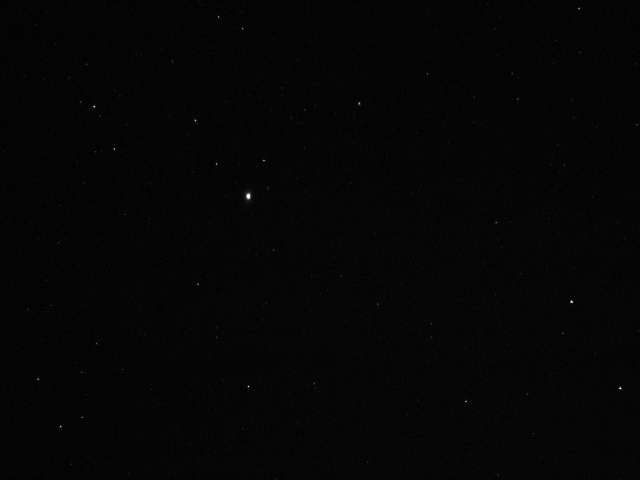
#> input picture granasat/catalog/test_images/vega_05sec.jpg, 1280 x 960 px (shown at 1/2 size); the run also reads 1 picture not shown here
$ python test_angles.py
#> lines starting #> are read from the running program, lines starting #| are printed output that depends on the picture; after the words box and inside, x2 and y2 are one past the last pixel; in counts of white or black regions, pixels touching at a corner belong together; long printed decimals are rounded
### granasat/catalog/image_star.py
import math
import numpy as np
from math import cos, atan, atan2, sin, sqrt, pi

class Centroid:
    def __init__(self, x, y):
        self.x = x
        self.y = y


class ImageStar:
    """Represents an image star"""
    FOCAL_LENGTH = 2657.33
    CENTER_X = 666
    CENTER_Y = 440

    def __init__(self, centroid, brightness, perimeter=0, area=0):
        self.centroid = centroid
        self.brightness = brightness
        self.perimeter = perimeter
        self.area = area
        self.real_star = None
        self.wcs_coords = None
        self.labeled = False

    # [4 lines left out: function __eq__, not called in this run]

    def __repr__(self):
        # return f"[{self.centroid.x}, {self.centroid.y}, {self.real_star}]"
        return f"{self.real_star.hip_number}"

    def __str__(self):
        return f"[{self.centroid.x}, {self.centroid.y}, {self.real_star}]"

    # [23 lines left out: functions get_unitary_vector, get_distance, not called in this run]

    def set_real_star(self, star):
        """Match this ImageStar with a real Star"""
        self.real_star = star

    def set_wcs_coords(self, coords):
        self.wcs_coords = coords

    def get_wcs_coords(self):
        return self.wcs_coords

    def set_labeled(self):
        self.labeled = True

    def is_labeled(self):
        return self.labeled

### granasat/catalog/catalog.py
#!/usr/bin/env python3
import csv
import json
import numpy as np
from star import Star
from image_star import ImageStar

class Catalog:
    def __init__(self, hip_csv, guide_stars_csv, guide_stars_labels_csv=None,
                 guide_neighbours_json=None):
        self._hip_catalog = {}
        self._guide_stars = []
        self._guide_stars_catalog = []
        self._guide_neighbours_catalog = {}
        self._fov_catalog = []
        self._load_hip_catalog(hip_csv)
        self._load_guide_stars_catalog(guide_stars_csv)
        self._label_guide_stars(guide_stars_labels_csv)
        if guide_neighbours_json is not None:
            self._load_guide_neighbours_catalog(guide_neighbours_json)
        # self.generate_fov_catalog()

    def _load_hip_catalog(self, hip_csv):
        """Main catalog in a dictionary and a Star object"""
        with open(hip_csv, 'r') as csv_file:
            csv_reader = csv.DictReader(csv_file)
            for row in csv_reader:
                star = Star(row['HIP_number'], float(row['ra_degrees']),
                            float(row['dec_degrees']), row['promora'],
                            row['promodec'], row['parallax'],
                            float(row['vmag']))
                self._hip_catalog[row['HIP_number']] = star

    # [208 lines left out: functions _load_guide_stars_catalog, _label_guide_stars, _load_guide_neighbours_catalog, generate_fov_catalog, get_star_by_id, get_pairs_by_distance and 4 more, not called in this run]


# catalog = Catalog("./generation/out/hip_2000.csv", "./generation/out/guide_stars_2000_5.csv", "./generation/out/guide_stars_2000_5_labels.csv")

### granasat/catalog/test_angles.py
#!/usr/bin/env python3
import cv2
import imutils
import matplotlib.pyplot as plt
from scipy.stats import norm
import numpy as np
from image_star import ImageStar
from catalog import Catalog

def compute_i_border(cX, cY, ROI, gray):
    offset = int((ROI-1)/2)
    x_start = cX - offset # 0
    x_end = cX + offset # 4
    y_start = cY - offset # 0
    y_end = cY + offset # 4
    i_border = 0

    if x_start < 0 or x_end >= gray.shape[1]:
        return i_border
    if y_start < 0 or y_end >= gray.shape[0]:
        return i_border

    for x in range(x_start, x_end+1):
        i_border += gray[y_start][x] # Top border
        i_border += gray[y_end][x] # Bottom border

    for y in range(y_start+1, y_end):
        i_border += gray[y][x_start] # Left border
        i_border += gray[y][x_end] # Right border

    return i_border/(4*(ROI-1))


def compute_i_brightness(cX, cY, i_border, gray):
    offset = int((ROI-1) / 2 - 1)
    x_start = cX - offset
    x_end = cX + offset
    y_start = cY - offset
    y_end = cY + offset
    i_brightness = 0

    if x_start < 0 or x_end > gray.shape[1]:
        return i_brightness
    if y_start < 0 or y_end > gray.shape[0]:
        return i_brightness

    for x in range(x_start, x_end+1):
        for y in range(y_start, y_end+1):
            pixel_value = gray[y][x]
            i_brightness += i_brightness + (pixel_value-i_border)

    return i_brightness


def unitary_vector(centroid, pp, f):
    c = pp/f
    x = centroid[0]
    y = centroid[1]

    x_u = x*c*(1+(x**2+y**2)*(c**2))**(-0.5)
    y_u = y*c*(1+(x**2+y**2)*(c**2))**(-0.5)
    z_u = (1+(x**2+y**2)*(c**2))**(-0.5)

    return [x_u, y_u, z_u]


# Constants
pp = 4.65*10**(-3)
f = 12


plt.figure(figsize=(12, 10))
assets_dir = "/home/igarcia/Nextcloud/University/TFG/reports/assets"
# image = cv2.imread("./test_images/polar_05sec.jpg")
# image = cv2.imread("./test_images/polar_30sec.jpg")
image = cv2.imread("./test_images/vega_05sec.jpg")
#> image is the input picture: shape (960, 1280, 3); min 0, max 255, mean 5
image2 = cv2.imread("./test_images/polar_05sec.jpg")


# Define ROI, must be odd number
ROI = 9

# Grayscale
gray = cv2.cvtColor(image, cv2.COLOR_BGR2GRAY)
# Noise reduction
blurred = cv2.GaussianBlur(gray, (3, 3), 0)

# normal distribution and standard deviation
mean, std=norm.fit(blurred)
#> mean = 4.99; std = 2.84
# Threshold min value
thresh_min_value = int(mean + 3.6 * std)
#> thresh_min_value = 15

# Apply threshold
thresh = cv2.threshold(blurred, thresh_min_value, 255, cv2.THRESH_BINARY)[1]
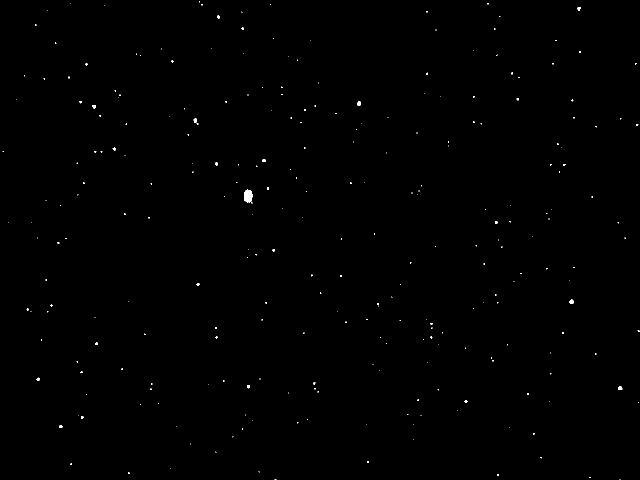
#> thresh: shape (960, 1280) (shown at 1/2 size); 0.19% white; 267 white regions (246 under 20 px)
# Find contours
cnts = cv2.findContours(thresh.copy(), cv2.RETR_EXTERNAL,
                        cv2.CHAIN_APPROX_SIMPLE)
#> cnts = 267 contours, 255 with area under 20; largest, box (x1, y1, x2, y2) and area: (488, 379, 505, 405) 318, (1139, 599, 1148, 608) 50, (715, 203, 722, 212) 44, (1236, 772, 1245, 780) 42, (387, 237, 394, 246) 36

stars = []
# Get the contours found
cnts = imutils.grab_contours(cnts)
# Draw the contours
for c in cnts:
    M = cv2.moments(c)
    # Area of contour
    area = M["m00"]
    # Discard contours with less than 1 pixel area
    if area < 2.0:
        continue
    # Centroid
    cX = int(M["m10"] / M["m00"])
    cY = int(M["m01"] / M["m00"])

    # Compute i_border
    i_border = compute_i_border(cX, cY, ROI, gray)
    i_brightness = compute_i_brightness(cX, cY, ROI, gray)

    # Perimeter
    perimeter = cv2.arcLength(c, True)
    # Polygon
    epsilon = 0.002 * area
    approx = cv2.approxPolyDP(c, epsilon, True)
    # Create blank image
    blank_image = np.zeros(gray.shape, np.uint8)

    # draw the contour and fill the area
    cv2.drawContours(blank_image, [approx], -1, (255, 255, 255), -1)
    # Create a mask to select pixels inside the figure
    mask_contour = blank_image == 255
    # Calculate the intensity from the grayscale image
    # filtering out the pixels where in the blank_image their value is not 255
    intensity = np.mean(gray[mask_contour])
    intensity_text = f'{intensity:.2f}'

    star = ImageStar((cX, cY), i_brightness, perimeter, area)
    stars.append(star)

    cv2.putText(image, f'{intensity:.2f}', (cX + 1, cY + 1),
                cv2.FONT_HERSHEY_SIMPLEX, 0.5, (255, 255, 255), 1)
#> this loop made 267 passes
#> (area, cX, cY, i_border) on passes 19, 44, 45: (24.5, 121, 852, 6.66), (42, 1239, 776, 12.34), (22.5, 496, 772, 7.22)
#> blank_image: shape (960, 1280); 0% white in thin lines or dots, all inside (x1, y1, x2, y2) = (974, 6, 977, 9)
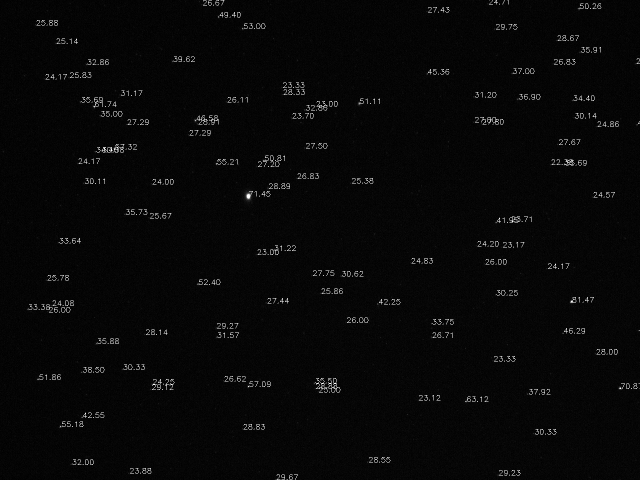
#> image: shape (960, 1280, 3) (shown at 1/2 size); 0.96% of pixels changed, all inside (x1, y1, x2, y2) = (57, 0, 1280, 960)
#> after the loop, stars = 118 items

# Sort stars by brightness
stars = sorted(stars, key=lambda x: x.brightness, reverse=True)
print(f'{len(stars)=}')
#| len(stars)=118
star1 = stars[0]
star2 = stars[1]
star3 = stars[2]

print(star1.centroid)
#| (495, 391)
print(star2.centroid)
#| (394, 247)
print(star3.centroid)
#| (1055, 787)

# Get unitary vectors
u_v1 = unitary_vector(star1.centroid, pp, f)
#> in unitary_vector, `x = centroid[0]`: x = 495
#> in unitary_vector, `y = centroid[1]`: y = 391
#> in unitary_vector, `x_u = x*c*(1+(x**2+y**2)*(c**2))**(-0.5)`: x_u = 0.186
#> in unitary_vector, `y_u = y*c*(1+(x**2+y**2)*(c**2))**(-0.5)`: y_u = 0.147
#> in unitary_vector, `z_u = (1+(x**2+y**2)*(c**2))**(-0.5)`: z_u = 0.971
#> u_v1 = [0.186, 0.147, 0.971]
u_v2 = unitary_vector(star2.centroid, pp, f)
#> u_v2 = [0.15, 0.0942, 0.984]
u_v3 = unitary_vector(star3.centroid, pp, f)
#> u_v3 = [0.364, 0.272, 0.891]

# Get vectors between them
v1 = np.subtract(u_v2, u_v1)
#> v1 = [-0.0361, -0.053, 0.0127]
v2 = np.subtract(u_v3, u_v1)
#> v2 = [0.178, 0.124, -0.0806]
v3 = np.subtract(u_v3, u_v2)
#> v3 = [0.214, 0.177, -0.0933]

# Get angles
angle1 = np.dot(v1, v2)/(np.linalg.norm(v1)*np.linalg.norm(v2))
#> angle1 = -0.928
angle2 = np.dot(-v1, v3)/(np.linalg.norm(v1)*np.linalg.norm(v3))
#> angle2 = 0.956
angle3 = np.dot(-v2, -v3) / (np.linalg.norm(v2) * np.linalg.norm(v3))
#> angle3 = 0.997
triad_mine = [angle1, angle2, angle3]
#> triad_mine = [-0.928, 0.956, 0.997]
triad = [-0.3083, 0.3274, 0.9998]

print("Angles of the triangle's image:", triad_mine)
#| Angles of the triangle's image: [-0.9277, 0.9555, 0.9965]
print("Angles of the triangle's image andres:", triad)

catalog = Catalog("./generation/out/hip_2020.csv",
                  "./generation/out/guide_stars_2020_6.csv",
                  "./generation/out/guide_stars_neighboors_6.json")
#> (the run stopped early here; a loop or call above may not have finished)
